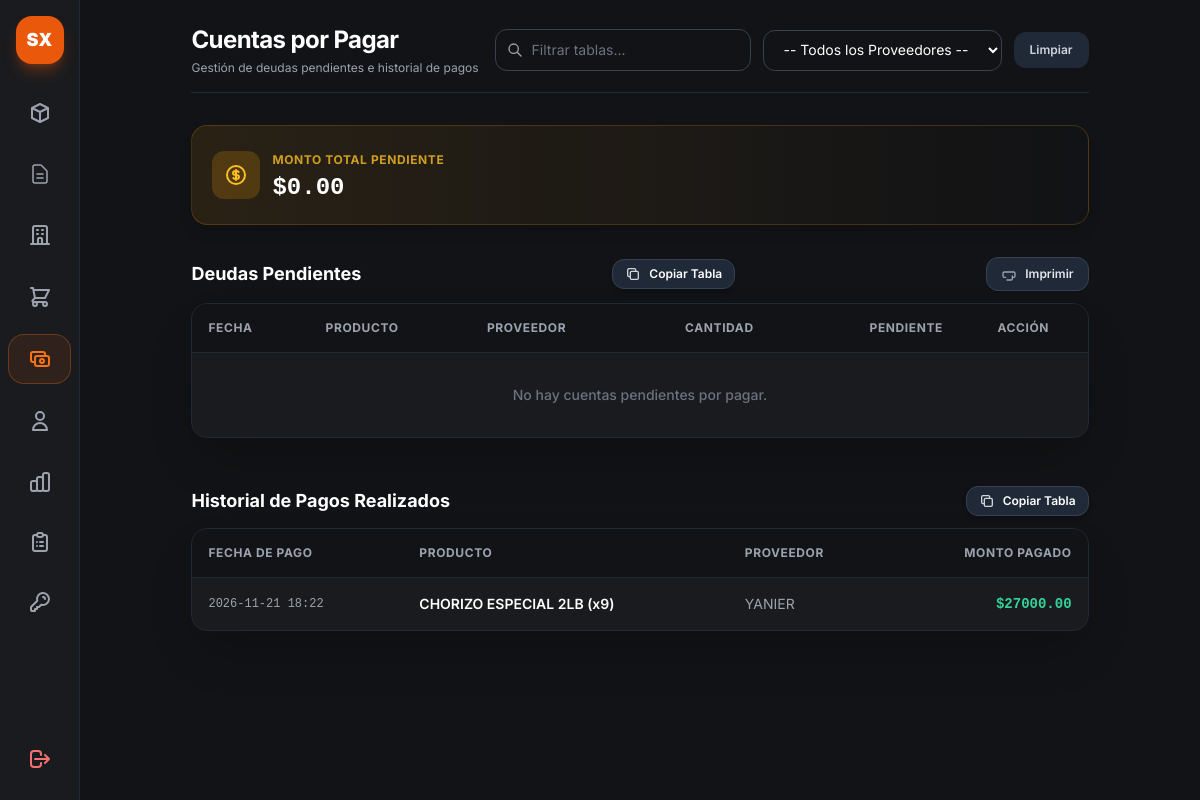
The app's page /admin/cuentas-por-pagar (signed in) with its own data.
### app.py (models this page shows)
class HistorialPago(db.Model):
    __tablename__ = 'historial_pagos'
    id = db.Column(db.Integer, primary_key=True)
    producto_nombre = db.Column(db.String(100), nullable=False)
    proveedor_nombre = db.Column(db.String(100), nullable=True)
    monto_pagado = db.Column(db.Float, nullable=False)
    fecha_pago = db.Column(db.DateTime, default=datetime.utcnow)

### app.py (the view, shortened to what this page needs)
@app.route('/admin/cuentas-por-pagar')
@app.route('/admin/cuentas-por-pagar')
def cuentas_por_pagar():
    if 'user' not in session or session.get('rol') != 'admin':
        return redirect(url_for('login'))
    proveedor_id = request.args.get('proveedor')
    query = CuentaPorPagar.query.filter(
        CuentaPorPagar.monto_pendiente > 0,
        CuentaPorPagar.estado != 'pagado'
    )
    if proveedor_id:
        query = query.filter(CuentaPorPagar.proveedor_id == proveedor_id)
    cuentas = query.all()
    total_adeudado = sum(c.monto_pendiente for c in cuentas)
    proveedores = Proveedor.query.all()
    historial = HistorialPago.query.order_by(HistorialPago.fecha_pago.desc()).all()
    proveedor_obj = Proveedor.query.get(proveedor_id) if proveedor_id else None
    mensaje_wa = ""
    return render_template(
        'cuentas_por_pagar.html',
        cuentas=cuentas,
        total_adeudado=total_adeudado,
        proveedores=proveedores,
        proveedor_seleccionado=proveedor_id,
        proveedor_obj=proveedor_obj,
        mensaje_wa=mensaje_wa,
        historial=historial
    )

### app.py (called while the page is built)
@app.context_processor
def inject_today():
    return {'hoy': date.today()}

### templates/cuentas_por_pagar.html (shortened to what this page needs)
{% extends "base.html" %}
{% block content %}
<div class="p-6 max-w-7xl mx-auto space-y-8">
    <div class="flex flex-col md:flex-row md:items-center md:justify-between gap-4 border-b border-gray-800 pb-4">
        <div>
            <h1 class="text-2xl font-bold text-white tracking-tight">Cuentas por Pagar</h1>
            <p class="text-xs text-gray-400 mt-1">Gestión de deudas pendientes e historial de pagos</p>
        </div>
        <div class="flex flex-col sm:flex-row items-center gap-3">
            <div class="relative w-full sm:w-64">
                <div class="absolute inset-y-0 left-0 pl-3 flex items-center pointer-events-none text-gray-400">
                </div>
                <input type="text" id="filtro-global-tablas" onkeyup="filtrarTablas()"
                    placeholder="Filtrar tablas..."
                    class="w-full pl-9 pr-4 py-2.5 bg-[#121316] border border-gray-700 text-white text-sm rounded-xl placeholder-gray-500 focus:outline-none focus:border-orange-500 transition-all">
            </div>
            <form method="GET" action="{{ url_for('cuentas_por_pagar') }}" class="flex items-center gap-3 w-full sm:w-auto">
                <select name="proveedor" onchange="this.form.submit()"
                    class="w-full sm:w-auto bg-[#121316] border border-gray-700 text-white text-sm rounded-xl px-4 py-2.5 focus:border-orange-500 focus:outline-none">
                    <option value="">-- Todos los Proveedores --</option>
                </select>
                <a href="{{ url_for('cuentas_por_pagar') }}"
                    class="px-4 py-2.5 bg-gray-800 hover:bg-gray-700 text-gray-300 rounded-xl text-xs font-semibold transition-all shrink-0">
                    Limpiar
                </a>
            </form>
        </div>
    </div>
    <div class="bg-gradient-to-r from-amber-500/10 via-amber-500/5 to-transparent border border-amber-500/20 rounded-2xl p-5 flex flex-col md:flex-row items-center justify-between gap-4 shadow-lg">
        <div class="flex items-center gap-3">
            <div class="p-3 bg-amber-500/20 text-amber-400 rounded-xl">
            </div>
            <div>
                <span class="text-xs uppercase font-bold text-amber-400/80 tracking-wider">Monto Total Pendiente</span>
                <p class="text-2xl font-black text-white font-mono mt-0.5">${{ "%.2f"|format(total_adeudado) }}</p>
            </div>
        </div>
    </div>
    <div class="space-y-3">
        <div class="flex items-center justify-between">
            <h3 class="text-lg font-bold text-white">Deudas Pendientes</h3>
            <button onclick="copiarTabla('tabla-deudas-pendientes', this)" type="button"
                class="flex items-center gap-2 px-3 py-1.5 bg-gray-800 hover:bg-gray-700 text-white rounded-xl text-xs font-semibold transition border border-gray-700 shadow-md">
                <span class="btn-texto">Copiar Tabla</span>
            </button>
            <button onclick="imprimirTabla()"
                class="px-3.5 py-2 bg-gray-800 hover:bg-gray-700 text-gray-200 border border-gray-700 rounded-xl text-xs font-semibold transition-all flex items-center gap-2 shadow-sm">
                <span>Imprimir</span>
            </button>
        </div>
        <div class="bg-[#1a1b1e] border border-gray-800 rounded-2xl overflow-hidden shadow-2xl">
            <div class="overflow-x-auto">
                <table id="tabla-deudas-pendientes" class="w-full text-left border-collapse text-sm">
                    <thead>
                        <tr class="bg-[#121316] border-b border-gray-800 text-xs font-semibold text-gray-400 uppercase tracking-wider">
                            <th class="p-4">Fecha</th>
                            <th class="p-4">Producto</th>
                            <th class="p-4">Proveedor</th>
                            <th class="p-4 text-center">Cantidad</th>
                            <th class="p-4 text-right">Pendiente</th>
                            <th class="p-4 text-center no-copiar">Acción</th>
                        </tr>
                    </thead>
                    <tbody class="divide-y divide-gray-800/60 text-gray-300">
                        {% for item in cuentas %}
                        <tr class="hover:bg-gray-800/30 transition-colors fila-buscable">
                            <td class="p-4 font-mono text-xs text-gray-400">
                                {% if item.fecha %}
                                    {{ item.fecha.strftime('%Y-%m-%d') if item.fecha.strftime else item.fecha }}
                                {% else %}
                                    N/A
                                {% endif %}
                            </td>
                            <td class="p-4 font-semibold text-white">
                                {{ item.producto.nombre if item.producto else 'Producto/Servicio' }}
                            </td>
                            <td class="p-4">
                                <span class="inline-flex items-center px-2.5 py-1 rounded-lg text-xs font-medium bg-blue-500/10 text-blue-400 border border-blue-500/20">
                                    {% if item.proveedor %}
                                        {{ item.proveedor.nombre }}
                                    {% else %}
                                        Sin Proveedor
                                    {% endif %}
                                </span>
                            </td>
                            <td class="p-4 text-center font-mono">
                                {{ item.cantidad }}
                            </td>
                            <td class="p-4 text-right font-mono font-bold text-amber-400">
                                ${{ "%.2f"|format(item.monto_pendiente or 0.0) }}
                            </td>
                            <td class="p-4 text-center no-copiar">
                                <form method="POST"
                                    action="{{ url_for('pagar_cuenta_proveedor', id=item.id) }}"
                                    onsubmit="return solicitarCantidad(this, {{ item.cantidad }})">
                                    <input type="hidden" name="cantidad_a_pagar" value="1">
                                    <button type="submit"
                                        class="px-3 py-1.5 bg-emerald-600/20 hover:bg-emerald-600 text-emerald-400 hover:text-white border border-emerald-500/30 rounded-xl text-xs font-semibold transition-all shadow-md">
                                        Marcar Pagado
                                    </button>
                                </form>
                            </td>
                        </tr>
                        {% else %}
                        <tr>
                            <td colspan="6" class="p-8 text-center text-gray-500 font-medium">
                                No hay cuentas pendientes por pagar.
                            </td>
                        </tr>
                        {% endfor %}
                    </tbody>
                </table>
            </div>
        </div>
    </div>
    <div class="space-y-3 pt-4">
        <div class="flex items-center justify-between">
            <h3 class="text-lg font-bold text-white flex items-center gap-2">
                <span>Historial de Pagos Realizados</span>
            </h3>
            <button onclick="copiarTabla('tabla-historial-pagos', this)" type="button"
                class="flex items-center gap-2 px-3 py-1.5 bg-gray-800 hover:bg-gray-700 text-white rounded-xl text-xs font-semibold transition border border-gray-700 shadow-md">
                <span class="btn-texto">Copiar Tabla</span>
            </button>
        </div>
        <div class="bg-[#1a1b1e] border border-gray-800 rounded-2xl overflow-hidden shadow-2xl">
            <div class="overflow-x-auto">
                <table id="tabla-historial-pagos" class="w-full text-left border-collapse text-sm">
                    <thead>
                        <tr class="bg-[#121316] border-b border-gray-800 text-xs font-semibold text-gray-400 uppercase tracking-wider">
                            <th class="p-4">Fecha de Pago</th>
                            <th class="p-4">Producto</th>
                            <th class="p-4">Proveedor</th>
                            <th class="p-4 text-right">Monto Pagado</th>
                        </tr>
                    </thead>
                    <tbody class="divide-y divide-gray-800/60 text-gray-300">
                        {% for h in historial %}
                        <tr class="hover:bg-gray-800/30 transition-colors fila-buscable">
                            <td class="p-4 font-mono text-xs text-gray-400">
                                {{ h.fecha_pago.strftime('%Y-%m-%d %H:%M') }}
                            </td>
                            <td class="p-4 font-semibold text-white">{{ h.producto_nombre }}</td>
                            <td class="p-4 text-gray-400">{{ h.proveedor_nombre }}</td>
                            <td class="p-4 text-right font-mono font-bold text-emerald-400">
                                ${{ "%.2f"|format(h.monto_pagado) }}
                            </td>
                        </tr>
                        {% else %}
                        <tr>
                            <td colspan="4" class="p-6 text-center text-gray-500 font-medium">
                                Aún no se han registrado pagos en el historial.
                            </td>
                        </tr>
                        {% endfor %}
                    </tbody>
                </table>
            </div>
        </div>
    </div>
</div>
{% endblock %}

### static/css/style.css (style rules this page uses)
body { font-family: 'Inter', sans-serif; }

### records on screen
HistorialPago: fecha_pago "2026-11-21 18:22", producto_nombre "CHORIZO ESPECIAL 2LB (x9)", proveedor_nombre "YANIER", monto_pagado "27000.00"

### other values on screen
{{ "%.2f"|format(total_adeudado) }} "0.00"
